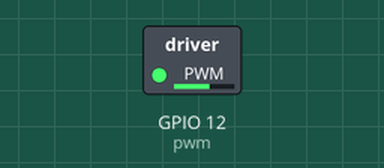
Recording of a program running on a simulated ESP32 board running MicroPython. On the bench: switched loads named in the program (green lamp = pin HIGH). Threads take turns every 2 ms; library files of the repository ran but are not shown: 1 file(s); what the program prints to the serial console is not drawn.

Above: at 0.1 s.
Timing chart, 0 to 1.6 s (numbered marks = the images above):
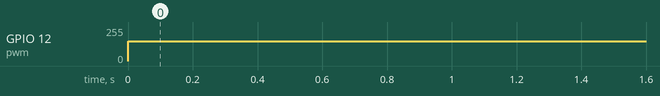

Measured:
- by itself, GPIO 12 (pwm): 0/255 → 150/255 at 0.00 s

The program:

main.py
```python
import usocket
import _thread
from machine import PWM, Pin

def serverThread():
    # Configuración del motor
    pwm = PWM(Pin(12))
    pwm.duty(600)  # Configura el ciclo de trabajo del PWM para el motor
    addr = usocket.getaddrinfo('0.0.0.0', 5050)[0][-1]
    server = usocket.socket(usocket.AF_INET, usocket.SOCK_DGRAM)
    server.bind(addr)
    print('Servidor listo para recibir')
    while True:
        # Recibe datos del cliente (Pure Data)
        data, direccion = server.recvfrom(2)
        print('De: {}: recibi:{}'.format(direccion, data))
        # Para mover el motor, convierte el valor recibido en un valor para el ciclo de trabajo
        # (Este código asume que el rango de valores es 0-1023)
        pwm.duty(data)

# Inicia el hilo del servidor para recibir datos y controlar el motor
_thread.start_new_thread(serverThread, ())
```
